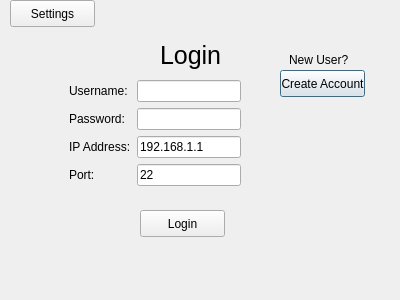
<?xml version="1.0" encoding="UTF-8"?>
<ui version="4.0">
 <class>login</class>
 <widget class="QDialog" name="login">
  <property name="geometry">
   <rect>
    <x>0</x>
    <y>0</y>
    <width>400</width>
    <height>300</height>
   </rect>
  </property>
  <property name="windowTitle">
   <string>Dialog</string>
  </property>
  <widget class="QPushButton" name="createnew">
   <property name="geometry">
    <rect>
     <x>280</x>
     <y>70</y>
     <width>85</width>
     <height>27</height>
    </rect>
   </property>
   <property name="text">
    <string>Create Account</string>
   </property>
  </widget>
  <widget class="QLabel" name="label_3">
   <property name="geometry">
    <rect>
     <x>289</x>
     <y>50</y>
     <width>61</width>
     <height>20</height>
    </rect>
   </property>
   <property name="text">
    <string>New User?</string>
   </property>
  </widget>
  <widget class="QLabel" name="label_4">
   <property name="geometry">
    <rect>
     <x>160</x>
     <y>40</y>
     <width>61</width>
     <height>31</height>
    </rect>
   </property>
   <property name="font">
    <font>
     <pointsize>19</pointsize>
    </font>
   </property>
   <property name="text">
    <string>Login</string>
   </property>
  </widget>
  <widget class="QPushButton" name="login_2">
   <property name="geometry">
    <rect>
     <x>140</x>
     <y>210</y>
     <width>85</width>
     <height>27</height>
    </rect>
   </property>
   <property name="text">
    <string>Login</string>
   </property>
  </widget>
  <widget class="QWidget" name="layoutWidget">
   <property name="geometry">
    <rect>
     <x>69</x>
     <y>80</y>
     <width>172</width>
     <height>116</height>
    </rect>
   </property>
   <layout class="QFormLayout" name="formLayout">
    <item row="0" column="0">
     <widget class="QLabel" name="label">
      <property name="text">
       <string>Username:</string>
      </property>
     </widget>
    </item>
    <item row="0" column="1">
     <widget class="QLineEdit" name="user"/>
    </item>
    <item row="1" column="0">
     <widget class="QLabel" name="label_2">
      <property name="text">
       <string>Password:</string>
      </property>
     </widget>
    </item>
    <item row="1" column="1">
     <widget class="QLineEdit" name="pass"/>
    </item>
    <item row="2" column="0">
     <widget class="QLabel" name="label_5">
      <property name="text">
       <string>IP Address:</string>
      </property>
     </widget>
    </item>
    <item row="2" column="1">
     <widget class="QLineEdit" name="ipaddress">
      <property name="text">
       <string>192.168.1.1</string>
      </property>
     </widget>
    </item>
    <item row="3" column="0">
     <widget class="QLabel" name="label_6">
      <property name="text">
       <string>Port:</string>
      </property>
     </widget>
    </item>
    <item row="3" column="1">
     <widget class="QLineEdit" name="port">
      <property name="text">
       <string>22</string>
      </property>
     </widget>
    </item>
   </layout>
  </widget>
  <widget class="QPushButton" name="settingsbutton">
   <property name="geometry">
    <rect>
     <x>10</x>
     <y>0</y>
     <width>85</width>
     <height>27</height>
    </rect>
   </property>
   <property name="text">
    <string>Settings</string>
   </property>
  </widget>
 </widget>
 <resources/>
 <connections/>
</ui>
